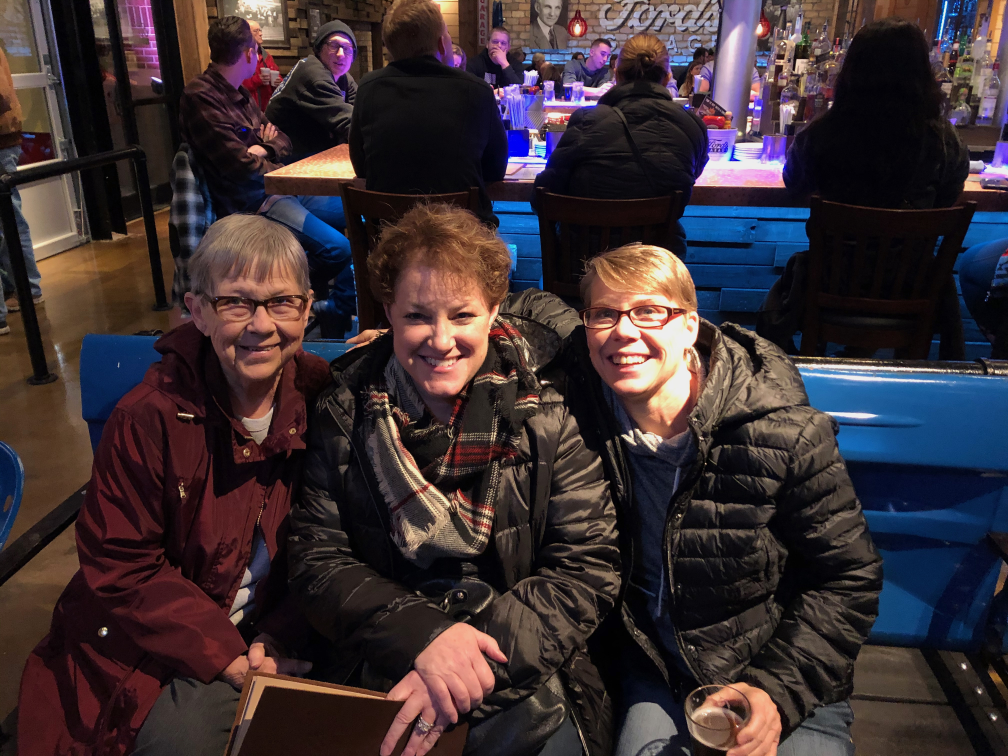
#> input picture testImg.jpg, 4032 x 3024 px, given in place of Video Set 10 Camera 3.mp4, which was not available (shown at 1/4 size)
$ python handDetection.py
#> lines starting #> are read from the running program, lines starting #| are printed output that depends on the picture; after the words box and inside, x2 and y2 are one past the last pixel; in counts of white or black regions, pixels touching at a corner belong together; pictures that were not available may be replaced by others from this repository, and a replacement may not be noted
import cv2, time
import numpy as np

hand_cascsade = cv2.CascadeClassifier("aGest.xml")
videoToUse = "Video Set 10 Camera 3.mp4"
vid =cv2.VideoCapture(videoToUse)
outputVideo = 'output - ' + videoToUse
video = cv2.VideoCapture(videoToUse)
fps = int(video.get(cv2.CAP_PROP_FPS))
width = video.get(cv2.CAP_PROP_FRAME_WIDTH)
height = video.get(cv2.CAP_PROP_FRAME_HEIGHT)
settings = cv2.VideoWriter_fourcc(*'MP4V')
outputVideo = cv2.VideoWriter(outputVideo, settings, fps, (int(width), int(height)), True)
frameCounter = 0
handFrameCounter = 0
while vid.isOpened():
    print("Frame currently: " + str(frameCounter) + " and seconds are: " + str(int(frameCounter / fps)))
    ret,frame = vid.read()
#> frame is the input picture: shape (3024, 4032, 3); mean B, G, R 51.4, 47.5, 59.5
    if(ret):
        grayImg = cv2.cvtColor(frame,cv2.COLOR_BGR2GRAY)
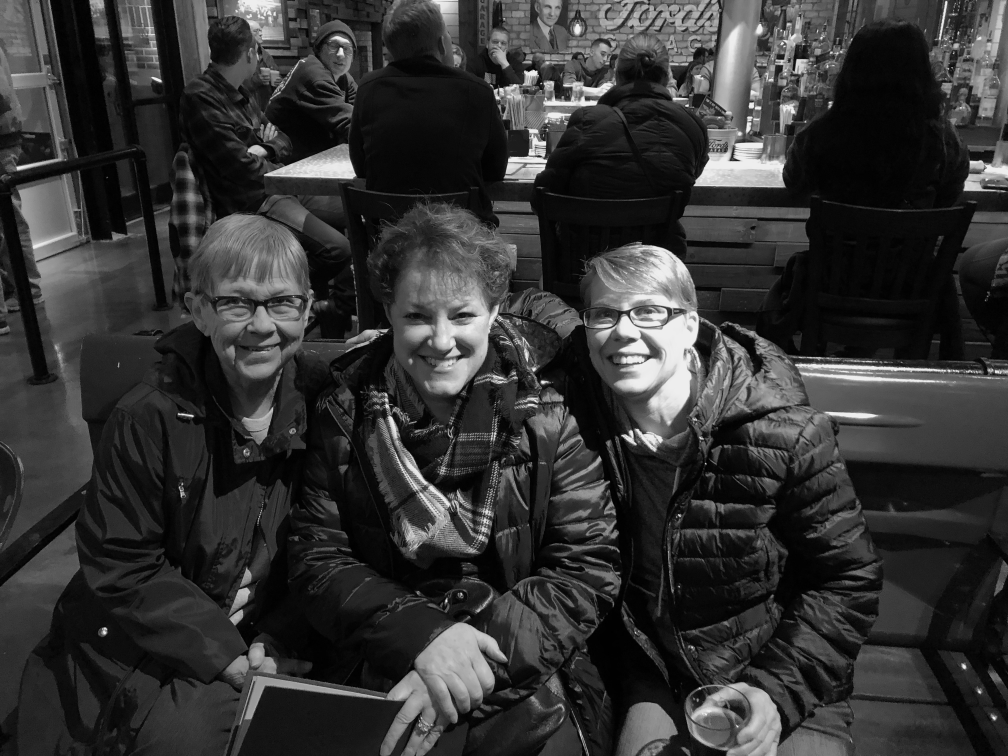
#> grayImg: shape (3024, 4032) (shown at 1/4 size); min 0, max 245, mean 51.5
        ycrcb_img = cv2.cvtColor(frame, cv2.COLOR_BGR2YCrCb)
#> ycrcb_img: shape (3024, 4032, 3); mean of channels 0, 1, 2 51.5, 133.7, 127.9

    # Define range of skin color in YCrCb color space
        lower_skin = np.array([0, 135, 70], dtype=np.uint8)
        upper_skin = np.array([255, 180, 135], dtype=np.uint8)

        # Threshold the YCrCb image to get only skin color pixels
        mask = cv2.inRange(ycrcb_img, lower_skin, upper_skin)
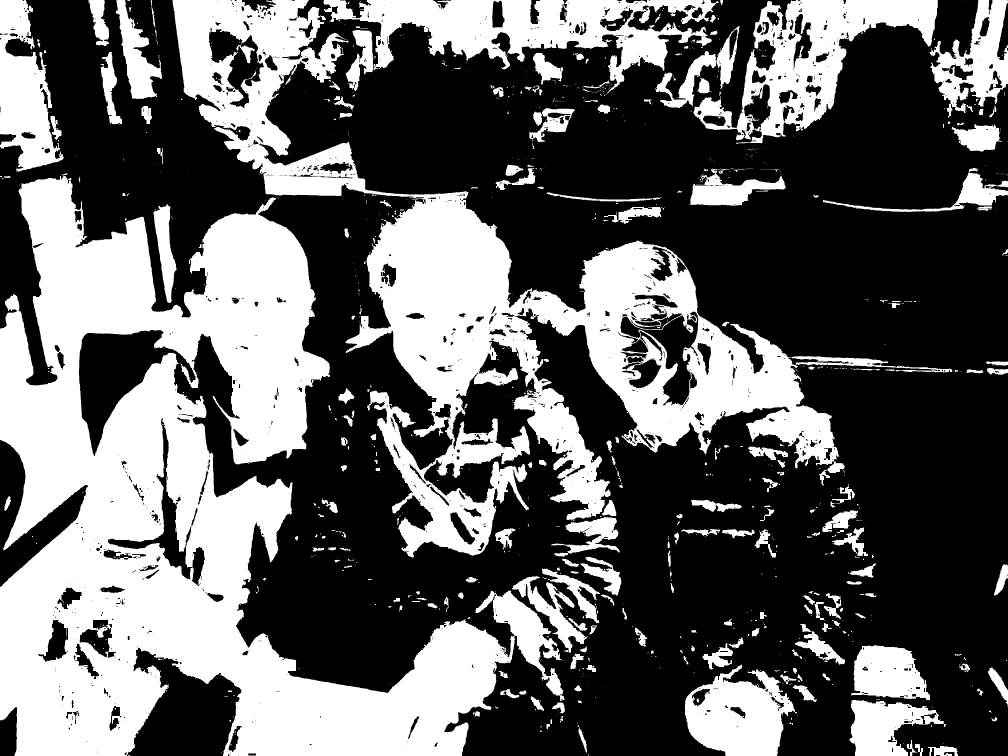
#> mask: shape (3024, 4032) (shown at 1/4 size); 38.7% white; 1092 white regions (665 under 20 px), largest, box (x1, y1, x2, y2) and area: (0, 704, 2060, 3024) 2169160, (690, 0, 3809, 2230) 1290111, (1294, 0, 2874, 377) 229406

        # Apply morphological operations to remove noise
        kernel = np.ones((5,5), np.uint8)
        mask = cv2.dilate(mask, kernel, iterations=4)
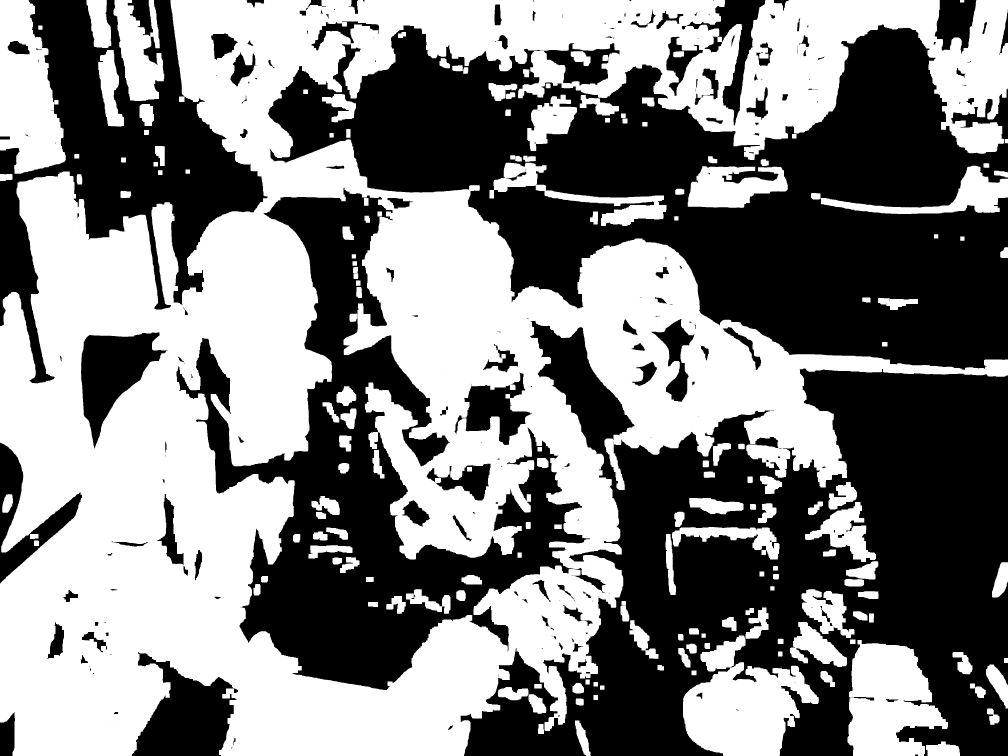
#> mask: shape (3024, 4032) (shown at 1/4 size); 50.6% white; 233 black regions (72 under 20 px), largest, box (x1, y1, x2, y2) and area: (1072, 85, 4032, 1480) 2036359, (1842, 1283, 4032, 3024) 1933556, (706, 750, 2424, 2760) 993763
        mask = cv2.erode(mask, kernel, iterations=2)
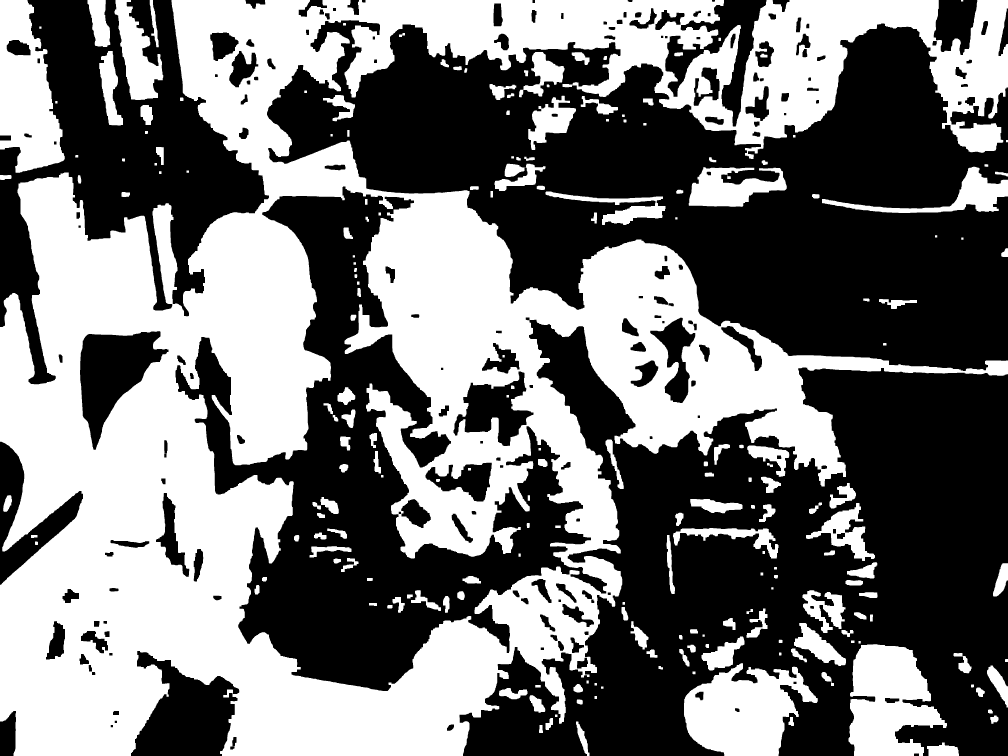
#> mask: shape (3024, 4032) (shown at 1/4 size); 45.9% white; 206 white regions

        # Find contours in the filtered image
        contours, _ = cv2.findContours(mask, cv2.RETR_EXTERNAL, cv2.CHAIN_APPROX_SIMPLE)
#> contours = 155 contours; largest, box (x1, y1, x2, y2) and area: (0, 0, 4032, 3024) 6259392, (2736, 2653, 3271, 3024) 126244, (0, 0, 259, 691) 120848, (3394, 2577, 3788, 3024) 116662, (458, 0, 653, 400) 37947

        # Draw bounding box around each contour
        for contour in contours:
            area= cv2.contourArea(contour)
            if area>150000 or area<10000:
                continue
            x, y, w, h = cv2.boundingRect(contour)
            cv2.rectangle(frame, (x, y), (x+w, y+h), (0, 255, 0), 2)
            handFrameCounter = handFrameCounter + 1
            hand_roi = frame[y:y+h, x:x+w]
#> this loop made 155 passes
#> area on passes 1 to 3: 4858, 385, 2509
#> after the loop, handFrameCounter = 17
        cv2.putText(frame, "Frame: " + str(frameCounter), (20,20), cv2.FONT_HERSHEY_PLAIN, 1, (255,255,255), 2)
        cv2.putText(frame, "FaceFrame: " + str(handFrameCounter), (20,40), cv2.FONT_HERSHEY_PLAIN, 1, (255,255,255), 2)
        frameCounter = frameCounter + 1

        outputVideo.write(frame)
    else:
        #close videos
        vid.release()
        outputVideo.release()
cv2.destroyAllWindows()
